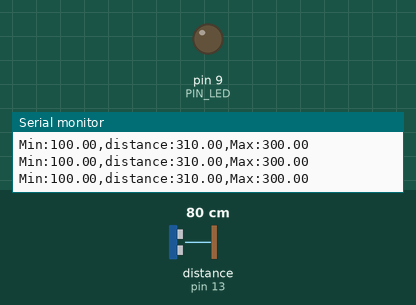
A sketch run on a simulated Arduino Uno, built with avr-gcc and run on an emulated ATmega328P. On the bench: output pins drawn as LEDs (lit = HIGH), the last lines printed to the serial monitor. Wiring (inferred from the names in the program): ultrasonic range finder: trigger pin 12; echo pin 13. Inputs (shaded band) come from the test bench; at power-on: distance to the obstacle (sensor on pin 13) 80 cm. The echo pulse lasts 58.3 µs per cm; pins used as bus, display or sensor lines are not drawn.

Above: at 1.2 s.
1.3 s: distance to the obstacle (sensor on pin 13) set to 34 cm
2.8 s: distance to the obstacle (sensor on pin 13) set to 28 cm
At 4.0 s:
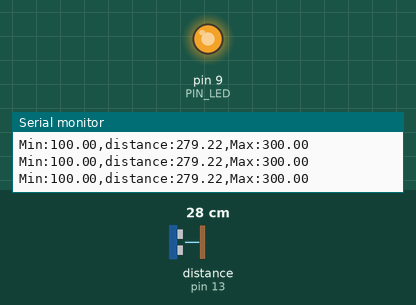
4.3 s: distance to the obstacle (sensor on pin 13) set to 18 cm
At 5.6 s:
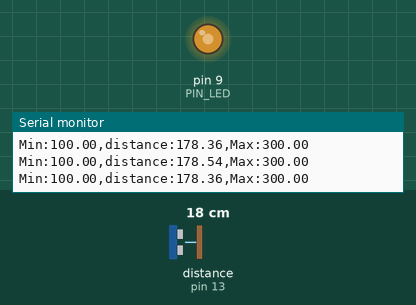
Timing chart, 0 to 7.3 s (numbered marks = the images above; inputs shaded):
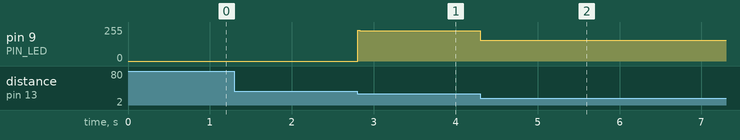

The sketch:

08P07-20243178.ino
```cpp
// 이두이노 핀 할당
#define PIN_LED  9
#define PIN_TRIG 12   // 초음파 센서 트리거 핀
#define PIN_ECHO 13   // 초음파 센서 에코 핀

// 매개변수
#define SND_VEL 346.0     // 음속  (unit: m/sec)
#define INTERVAL 25 //100      // 초음파 센서 측정 주기 (샘플링) (unit: msec)
#define PULSE_DURATION 10 // 초음파 송출 시간 (unit: usec)
#define _DIST_MIN 100.0   // 최소 거리 (unit: mm)
#define _DIST_MAX 300.0   // 최대 거리 (unit: mm)

#define TIMEOUT ((INTERVAL / 2) * 1000.0) // 최대 에코 대기시간
#define SCALE (0.001 * 0.5 * SND_VEL) // 시간을 거리로 변환하는 계수

unsigned long last_sampling_time;   //단위: msec

void setup() {
  //  GPIO pins 초기화
  pinMode(PIN_LED, OUTPUT);
  pinMode(PIN_TRIG, OUTPUT);  // 초음파 트리거
  pinMode(PIN_ECHO, INPUT);   //  초음파 에코
  digitalWrite(PIN_TRIG, LOW);  // 초음파 비활성화

  // 시리얼 포트 초기화
  Serial.begin(57600);
}

void loop() {
  float distance;

  // 다음 샘플링 시간까지 대기
  // millis() 는 프로그램이 시작된 이후의 밀리초 수를 반환
  //    50일 후에 오버플로우됨
  if (millis() < (last_sampling_time + INTERVAL))
    return;

  distance = USS_measure(PIN_TRIG, PIN_ECHO); // 거리측정
//ㅡㅡㅡㅡㅡㅡㅡㅡㅡㅡㅡㅡㅡㅡㅡㅡㅡㅡㅡㅡㅡㅡㅡㅡㅡㅡㅡㅡㅡㅡㅡㅡㅡㅡㅡㅡㅡㅡㅡㅡㅡㅡㅡㅡㅡㅡㅡㅡㅡㅡㅡㅡ


  /*if ((distance <= 200)) {
    float ledLight = 255 - (((distance - 100)/100)*255);
    if ((distance == 0.0) || (distance > _DIST_MAX)) {
      distance = _DIST_MAX + 10.0;    // Set Higher Value
      analogWrite(PIN_LED, 255);       // LED OFF
    } else if (distance < _DIST_MIN) {
      distance = _DIST_MIN - 10.0;    // Set Lower Value
      analogWrite(PIN_LED, 255);       // LED OFF
    } else {    // In desired Range
      analogWrite(PIN_LED, ledLight);       // LED ON
      Serial.print("ledLight:");
      Serial.println(ledLight);
    }

  } else if ((distance > 200)) {
    float ledLight = (((distance - 200)/100)*255);
    if ((distance == 0.0) || (distance > _DIST_MAX)) {
      distance = _DIST_MAX + 10.0;    // Set Higher Value
      analogWrite(PIN_LED, 255);       // LED OFF
    } else if (distance < _DIST_MIN) {
      distance = _DIST_MIN - 10.0;    // Set Lower Value
      analogWrite(PIN_LED, 255);       // LED OFF
    } else {    // In desired Range
      analogWrite(PIN_LED, ledLight);       // LED ON
      Serial.print("ledLight:");
      Serial.println(ledLight);
    }
  }*/
  int brightness = 0; // LED 밝기 초기화
  if ((distance == 0.0) || (distance > _DIST_MAX)) {
      distance = _DIST_MAX + 10.0;    // 더 높은 값으로 설정
      digitalWrite(PIN_LED, 0);       // LED 끄기
  } else if (distance < _DIST_MIN) {
      distance = _DIST_MIN - 10.0;    // 더 낮은값으로 설정
      digitalWrite(PIN_LED, 0);       // LED 끄기
  } else if ( distance> 100 && distance <200) {
   brightness = map(distance, _DIST_MIN, _DIST_MAX, 255, 0);
  } else {    // In desired Range
    brightness = map(distance, _DIST_MIN, _DIST_MAX, 0, 255);
  }

  analogWrite(PIN_LED, brightness);
//ㅡㅡㅡㅡㅡㅡㅡㅡㅡㅡㅡㅡㅡㅡㅡㅡㅡㅡㅡㅡㅡㅡㅡㅡㅡㅡㅡㅡㅡㅡㅡㅡㅡㅡㅡㅡㅡㅡㅡㅡ
  // 거리를 시리얼 포트에 출력
  Serial.print("Min:");        Serial.print(_DIST_MIN);
  Serial.print(",distance:");  Serial.print(distance);
  Serial.print(",Max:");       Serial.print(_DIST_MAX);
  Serial.println("");

  // 여기 변경함

   // 50ms가 걸린다고 가정
  // 마지막 샘플링 시간 업뎃
  last_sampling_time += INTERVAL;
}

// USS 에서 거리측정. 반환값은 밀리미터 단위
float USS_measure(int TRIG, int ECHO)
{
  digitalWrite(TRIG, HIGH);
  delayMicroseconds(PULSE_DURATION);
  digitalWrite(TRIG, LOW);

  return pulseIn(ECHO, HIGH, TIMEOUT) * SCALE; // unit: mm
}
```

Measured:
- the behaviour switches between 31 and 30 cm on distance to the obstacle (sensor on pin 13) (found by bisection; images 0 and 1)
- after the input at 2.8 s, pin 9 (PIN_LED): 0/255 → 228/255 at once
- after the input at 4.3 s, pin 9 (PIN_LED): 228/255 → 156/255 at once
